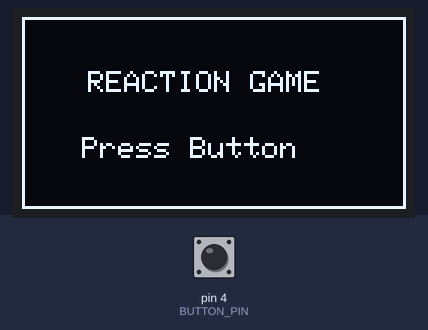
A sketch run on a simulated Arduino Uno, built with avr-gcc and run on an emulated ATmega328P. On the bench: 128×64 one-colour display. The inputs (shaded band) are chosen by the test bench; at power-on: pin 4 (BUTTON_PIN) HIGH. Random numbers use the default seed unless the sketch sets one.

Above: at 1.2 s.
1.3 s: pin 4 (BUTTON_PIN) pulled LOW for 0.15 s
At 4.1 s:
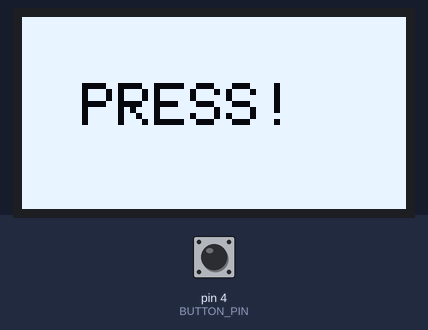
4.4 s: pin 4 (BUTTON_PIN) pulled LOW for 1 s
At 5.3 s:
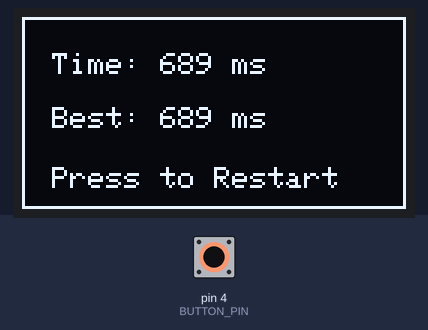
6.9 s: pin 4 (BUTTON_PIN) pulled LOW for 0.15 s
At 8.1 s:
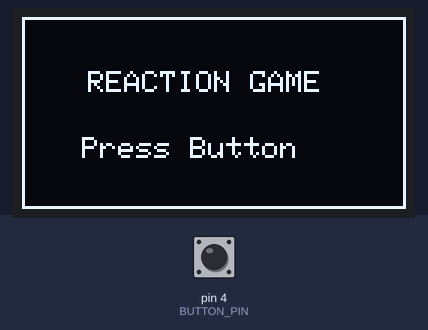
8.5 s: pin 4 (BUTTON_PIN) pulled LOW for 3.2 s
At 9.12 s:
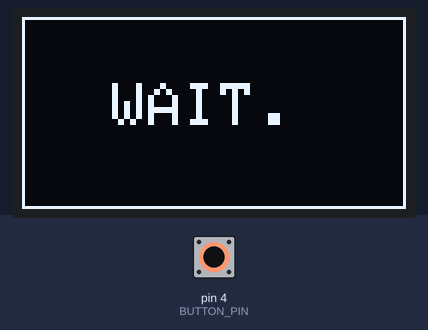
13.2 s: pin 4 (BUTTON_PIN) pulsed LOW 5 times (0.12 s each, 0.3 s apart)
At 14.27 s:
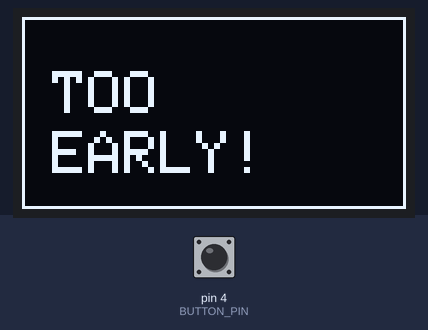
Timing chart, 0 to 16.2 s (numbered marks = the images above; inputs shaded):
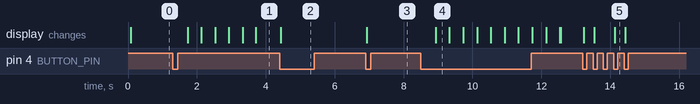

The sketch:

reaction_time_game.ino
```cpp
#include <Wire.h>
#include <Adafruit_GFX.h>
#include <Adafruit_SSD1306.h>

#define SCREEN_WIDTH 128
#define SCREEN_HEIGHT 64
Adafruit_SSD1306 display(SCREEN_WIDTH, SCREEN_HEIGHT, &Wire, -1);

#define BUTTON_PIN 4

// ---------------- STATES ----------------
enum GameState {
  IDLE,
  WAITING,
  READY,
  RESULT,
  EARLY
};

GameState state = IDLE;

// ---------------- INPUT ----------------
bool lastButtonState = HIGH;
bool buttonLocked = false;

// ---------------- TIMING ----------------
unsigned long waitStart = 0;
unsigned long randomDelay = 0;
unsigned long reactionStart = 0;
unsigned long reactionTime = 0;
unsigned long bestTime = 0;

// ---------------- UI ----------------
unsigned long animTimer = 0;
int dots = 0;

// ---------------- UI FUNCTIONS ----------------

void drawFrame() {
  display.drawRect(0, 0, 128, 64, WHITE);
}

void showIdle() {
  display.clearDisplay();
  display.setTextColor(WHITE);
  drawFrame();
  display.setTextSize(1);
  display.setCursor(22, 18);
  display.println("REACTION GAME");
  display.setCursor(20, 40);
  display.println("Press Button");
  display.display();
}

void showWait() {
  if (millis() - animTimer > 400) {
    animTimer = millis();
    dots = (dots + 1) % 4;

    display.clearDisplay();
    display.setTextColor(WHITE);
    drawFrame();
    display.setTextSize(2);
    display.setCursor(30, 22);
    display.print("WAIT");
    for (int i = 0; i < dots; i++) display.print(".");
    display.display();
  }
}

void showPress() {
  display.clearDisplay();
  display.fillRect(0, 0, 128, 64, WHITE);
  display.setTextColor(BLACK, WHITE);
  display.setTextSize(2);
  display.setCursor(20, 22);
  display.println("PRESS!");
  display.display();
}

void showResult() {
  display.clearDisplay();
  display.setTextColor(WHITE);
  drawFrame();
  display.setTextSize(1);

  display.setCursor(10, 12);
  display.print("Time: ");
  display.print(reactionTime);
  display.println(" ms");

  display.setCursor(10, 30);
  display.print("Best: ");
  display.print(bestTime);
  display.println(" ms");

  display.setCursor(10, 50);
  display.println("Press to Restart");
  display.display();
}

void showEarly() {
  display.clearDisplay();
  display.setTextColor(WHITE);
  drawFrame();
  display.setTextSize(2);
  display.setCursor(10, 18);
  display.println("TOO");
  display.setCursor(10, 38);
  display.println("EARLY!");
  display.display();
}

// ---------------- SETUP ----------------

void setup() {
  pinMode(BUTTON_PIN, INPUT_PULLUP);

  display.begin(SSD1306_SWITCHCAPVCC, 0x3C);
  display.clearDisplay();
  display.display();

  randomSeed(micros());
  showIdle();
}

// ---------------- LOOP ----------------

void loop() {
  bool buttonState = digitalRead(BUTTON_PIN);
  bool pressed  = (lastButtonState == HIGH && buttonState == LOW);
  bool released = (lastButtonState == LOW && buttonState == HIGH);
  lastButtonState = buttonState;

  // Unlock button only after release
  if (released) buttonLocked = false;

  // -------- IDLE --------
  if (state == IDLE) {
    if (pressed && !buttonLocked) {
      buttonLocked = true;

      randomDelay = random(2000, 5000);
      waitStart = millis();
      animTimer = millis();
      dots = 0;

      state = WAITING;
    }
  }

  // -------- WAITING --------
  else if (state == WAITING) {
    showWait();

    // ✅ EARLY PRESS DETECTION
    if (pressed && !buttonLocked) {
      buttonLocked = true;
      showEarly();
      state = EARLY;
    }

    else if (millis() - waitStart >= randomDelay) {
      showPress();

      // Reset input logic
      lastButtonState = HIGH;
      buttonLocked = false;

      reactionStart = millis();
      state = READY;
    }
  }

  // -------- READY --------
  else if (state == READY) {
    if (pressed && !buttonLocked) {
      buttonLocked = true;

      reactionTime = millis() - reactionStart;
      if (bestTime == 0 || reactionTime < bestTime) {
        bestTime = reactionTime;
      }

      showResult();
      state = RESULT;
    }
  }

  // -------- RESULT --------
  else if (state == RESULT) {
    if (pressed && !buttonLocked) {
      buttonLocked = true;
      showIdle();
      state = IDLE;
    }
  }

  // -------- EARLY --------
  else if (state == EARLY) {
    if (pressed && !buttonLocked) {
      buttonLocked = true;
      showIdle();
      state = IDLE;
    }
  }
}
```

Measured:
- after the input at 1.3 s, the display: first changes after 0.43 s (image 1 shows a later state)
- after the input at 4.4 s, the display: changes at once (image 2)
- after the input at 6.9 s, the display: changes at once (image 3)
- after the input at 8.5 s, the display: changes after 0.43 s (image 4)
- after the input at 13.2 s, the display: first changes at once (image 5 shows a later state)
- what the display in image 4 shows lasts 0.4 s, from 8.9 s to 9.3 s
